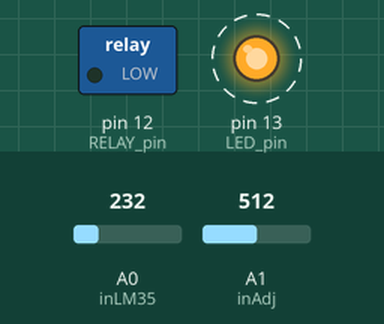
Recording of a sketch running on a simulated Arduino Uno, built with avr-gcc and run on an emulated ATmega328P. On the bench: switched loads named in the sketch (green lamp = pin HIGH), output pins drawn as LEDs (lit = HIGH). Dashed ring = blinking. Inputs (shaded band) come from the test bench; at power-on: A0 (inLM35) = 232, A1 (inAdj) = 512. What the sketch prints to the serial monitor is not drawn.

Above: at 0.15 s.
Timing chart, 0 to 3.0 s (numbered marks = the images above):
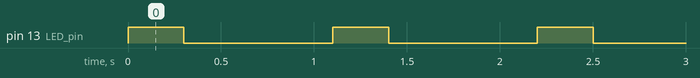

The sketch:

AC_thermostat.ino
```cpp
// -*- C++ -*-
//++++++++++++++++++++++++++++++++++++++++++++++++++++++++++++++++++++
/**@file  AC_thermostat.ino
 * @brief Improves Honeywell A/C using LM35 sensor
 * - temperature was varying 4 degrees
 * - varies < 1.0 with the Arduino Uno and LM35
 *
 * 13aug05a  2013aug20a 2013aug21 2013sep07 2017apr07
 */

int LED_pin = 13;
int RELAY_pin = 12;			// switch
int times = 0;
int inLM35 = A0;  // sense using LM35 temperature sensor
int inAdj = A1;  // temperature setting;
int sv,sv2,sum,sum2,numLines, hot;
float fv, fv2, diff;

void do_init(void);
void shuffle(void);

/// the setup routine runs once when you press reset:
void setup() {
   // initialize the digital pin as an output.
   sum = sv = sv2 = sum2 = numLines = 0;
   analogReference(INTERNAL);
   Serial.begin(9600);
   pinMode(LED_pin, OUTPUT);
   pinMode(RELAY_pin, OUTPUT);
   digitalWrite(RELAY_pin,LOW);
   hot = 0;
}

/// the loop routine monitors temperature and sets A/C on-off
void loop() {
   digitalWrite(LED_pin, HIGH);   // turn the LED_PIN on
   delay(300);               // delay for a blink
   sv = analogRead(inLM35);
   digitalWrite(LED_pin, LOW);    // turn the LED_PIN off
   sv2 = analogRead(inAdj);
   sum += sv;
   sum2 += sv2;
   if( (times & 0xf) == 0xf) {
      int iv;
      //fv = (5.0 * sv * 100)/1024.0;

      fv = (sum / 16.0) / 9.31;
      sum = 0;
      iv = (int)(fv*10.0);
      fv = iv / 10.0;

      fv2 = (sum2 / 16.0) / 9.31;
      sum2 = 0;
      iv = (int)(fv2*10.0);
      fv2 = iv / 10.0;

      diff = fv - fv2;

      if( diff > 0.3 ){
	 digitalWrite(RELAY_pin, HIGH);
	 hot = 1;
      }

      if( diff < 0.1 ){
	 digitalWrite(RELAY_pin, LOW);
	 hot = 0;
      }


      //Serial.print("C1=,");
      Serial.print(fv); Serial.print(",");
      //Serial.print("C2=,");
      Serial.print(fv2); Serial.print(",");
      Serial.print(hot); Serial.print(",");

      Serial.println( ++numLines);
   }
   times++;
   delay(800);               // wait for a second
}
```

Measured:
- by itself, pin 13 (LED_pin): alternates HIGH for 0.30 s and LOW for 0.80 s
